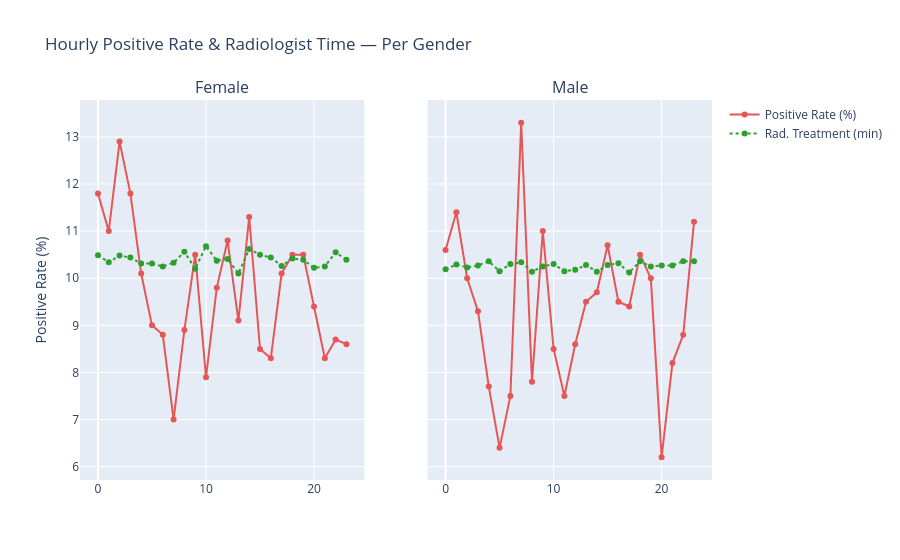

Notebook cell for this chart:
### Markdown cell above
### 2a-ii: Hourly Positive Rate & Radiologist Time — Per Gender (all ages)

### Code cell
hourly_gender_query = """
SELECT
    hour, gender,
    COUNT(*) AS scans,
    ROUND(SUM(CASE WHEN radiologist_answer = 'P' THEN 1.0 ELSE 0.0 END) / COUNT(*) * 100, 1) AS pos_rate,
    ROUND(AVG(rad_treatment_min), 2) AS mean_rad_min
FROM temporal_df
GROUP BY hour, gender
ORDER BY hour, gender
"""
hourly_gender_df = duckdb.sql(hourly_gender_query).df()
display(hourly_gender_df.head(10))

fig_hg = make_subplots(rows=1, cols=2, subplot_titles=["Female", "Male"], shared_yaxes=True)
for i, g in enumerate(["female", "male"]):
    sub = hourly_gender_df[hourly_gender_df["gender"] == g]
    fig_hg.add_trace(go.Scatter(
        x=sub["hour"], y=sub["pos_rate"], mode="lines+markers",
        name="Positive Rate (%)", line=dict(color="#e45756"), showlegend=(i == 0),
    ), row=1, col=i + 1)
    fig_hg.add_trace(go.Scatter(
        x=sub["hour"], y=sub["mean_rad_min"], mode="lines+markers",
        name="Rad. Treatment (min)", line=dict(color="#2ca02c", dash="dot"), showlegend=(i == 0),
    ), row=1, col=i + 1)
fig_hg.update_yaxes(title_text="Positive Rate (%)", row=1, col=1)
fig_hg.update_layout(title="Hourly Positive Rate & Radiologist Time — Per Gender", showlegend=True)
fig_hg.show()

### Figure 1 — Plotly figure (JSON) as saved in the notebook; plotly's stock layout.template omitted (floating-point values rounded to 4 significant figures)
{"data": [{"line": {"color": "#e45756"}, "mode": "lines+markers", "name": "Positive Rate (%)", "showlegend": true, "type": "scatter", "x": [0, 1, 2, 3, 4, 5, 6, 7, 8, 9, 10, 11, 12, 13, 14, 15, 16, 17, 18, 19, 20, 21, 22, 23], "xaxis": "x", "y": [11.8, 11.0, 12.9, 11.8, 10.1, 9.0, 8.8, 7.0, 8.9, 10.5, 7.9, 9.8, 10.8, 9.1, 11.3, 8.5, 8.3, 10.1, 10.5, 10.5, 9.4, 8.3, 8.7, 8.6], "yaxis": "y"}, {"line": {"color": "#2ca02c", "dash": "dot"}, "mode": "lines+markers", "name": "Rad. Treatment (min)", "showlegend": true, "type": "scatter", "x": [0, 1, 2, 3, 4, 5, 6, 7, 8, 9, 10, 11, 12, 13, 14, 15, 16, 17, 18, 19, 20, 21, 22, 23], "xaxis": "x", "y": [10.49, 10.34, 10.48, 10.44, 10.31, 10.31, 10.25, 10.33, 10.56, 10.2, 10.68, 10.37, 10.41, 10.1, 10.62, 10.5, 10.44, 10.26, 10.42, 10.39, 10.22, 10.25, 10.55, 10.39], "yaxis": "y"}, {"line": {"color": "#e45756"}, "mode": "lines+markers", "name": "Positive Rate (%)", "showlegend": false, "type": "scatter", "x": [0, 1, 2, 3, 4, 5, 6, 7, 8, 9, 10, 11, 12, 13, 14, 15, 16, 17, 18, 19, 20, 21, 22, 23], "xaxis": "x2", "y": [10.6, 11.4, 10.0, 9.3, 7.7, 6.4, 7.5, 13.3, 7.8, 11.0, 8.5, 7.5, 8.6, 9.5, 9.7, 10.7, 9.5, 9.4, 10.5, 10.0, 6.2, 8.2, 8.8, 11.2], "yaxis": "y2"}, {"line": {"color": "#2ca02c", "dash": "dot"}, "mode": "lines+markers", "name": "Rad. Treatment (min)", "showlegend": false, "type": "scatter", "x": [0, 1, 2, 3, 4, 5, 6, 7, 8, 9, 10, 11, 12, 13, 14, 15, 16, 17, 18, 19, 20, 21, 22, 23], "xaxis": "x2", "y": [10.19, 10.29, 10.23, 10.27, 10.36, 10.15, 10.3, 10.34, 10.14, 10.25, 10.3, 10.15, 10.18, 10.28, 10.14, 10.28, 10.32, 10.12, 10.36, 10.25, 10.27, 10.27, 10.36, 10.36], "yaxis": "y2"}], "layout": {"annotations": [{"font": {"size": 16}, "showarrow": false, "text": "Female", "x": 0.225, "xanchor": "center", "xref": "paper", "y": 1.0, "yanchor": "bottom", "yref": "paper"}, {"font": {"size": 16}, "showarrow": false, "text": "Male", "x": 0.775, "xanchor": "center", "xref": "paper", "y": 1.0, "yanchor": "bottom", "yref": "paper"}], "showlegend": true, "title": {"text": "Hourly Positive Rate & Radiologist Time — Per Gender"}, "xaxis": {"anchor": "y", "domain": [0.0, 0.45]}, "xaxis2": {"anchor": "y2", "domain": [0.55, 1.0]}, "yaxis": {"anchor": "x", "domain": [0.0, 1.0], "title": {"text": "Positive Rate (%)"}}, "yaxis2": {"anchor": "x2", "domain": [0.0, 1.0], "matches": "y", "showticklabels": false}}}
